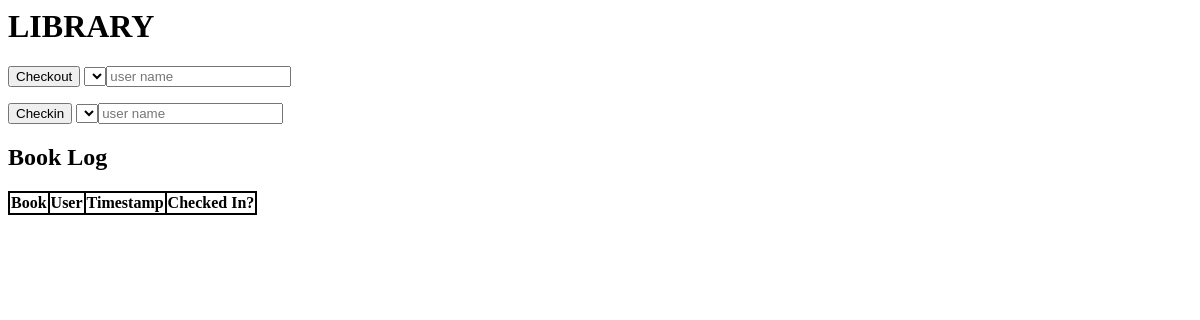
Before: /library/ with the older database file.
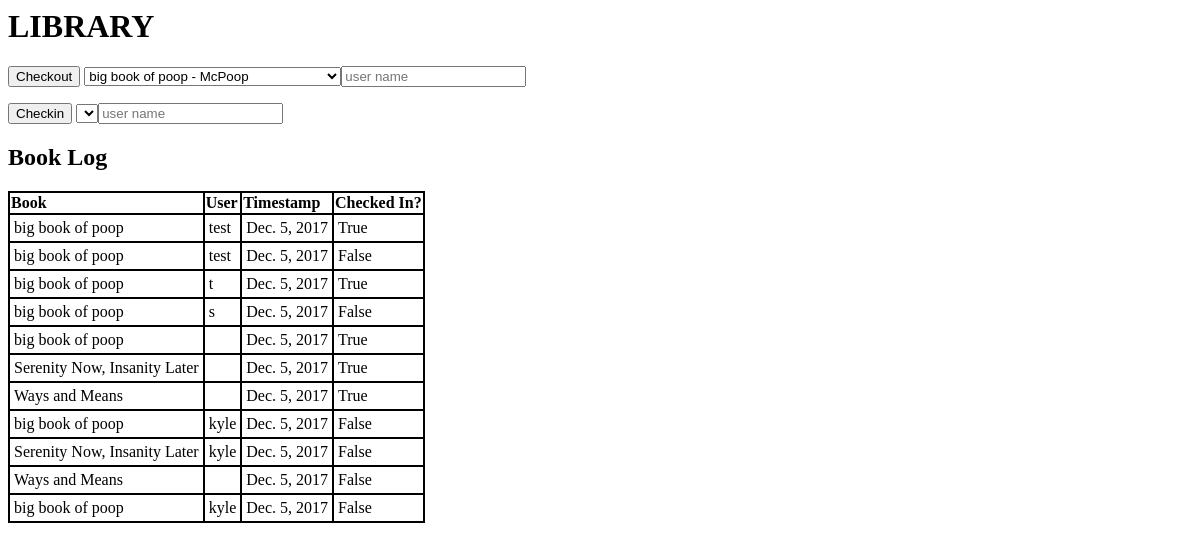
After: the same page with the newer database file.
### library/models.py (models this page shows)
class RentalStatus(models.Model):
    book = models.ForeignKey(Book, on_delete=models.CASCADE)
    checked_in = models.BooleanField()
    user = models.CharField(max_length=100, null=True)
    timestamp = models.DateField(default=timezone.now)

class Book (models.Model):
    title = models.CharField(max_length=100)
    pubDate = models.DateField()
    author = models.ForeignKey(Author)   # foreign key
    checked_in = models.BooleanField(default=True)
    user = models.CharField(max_length=100, null=True)
    timestamp = models.DateField(default=timezone.now)
    def __str__(self):
        return f'{self.title}'

### library/views.py (the view)
def index(request):
    checked_in_books = Book.objects.filter(checked_in=True)
    checked_out_books = Book.objects.filter(checked_in=False)
    history = RentalStatus.objects.all()
    return render(request, 'library/index.html', {'checked_in_books': checked_in_books,
                                                  'checked_out_books': checked_out_books,
                                                  'history': history})

### library/templates/library/index.html (shortened to what this page needs)
{% load static %}
<link rel="stylesheet" type="text/css" href="{% static 'library/style.css' %}" />
<h1>LIBRARY</h1>
<form action="{% url 'library:checkout' %}" method="post">
    <div class="dropdown">
      <button type="submit" class="dropbtn">Checkout</button>
      <select name="id">
          {% for book in checked_in_books %}
          <option value="{{book.id}}">{{book.title}} - {{book.author.lastName}}</option>
          {% endfor %}
        <input type="text" name="user" placeholder="user name"/>
      </select>
    </div>
</form>
<form action="{% url 'library:checkin' %}" method="post">
    <div class="dropdown">
      <button type="submit" class="dropbtn">Checkin</button>
      <select name="id">
        <input type="text" name="user" placeholder="user name"/>
      </select>
    </div>
</form>
<div>
    <h2>Book Log</h2>
    <table>
        <tr>
            <th>Book</th>
            <th>User</th>
            <th>Timestamp</th>
            <th>Checked In?</th>
        </tr>
            {% for status in history %}
        <tr>
            <td>{{status.book}}</td>
            <td>{{status.user}}</td>
            <td>{{status.timestamp}}</td>
            <td>{{status.checked_in}}</td>
        </tr>
    {% endfor %}
    </table>
</div>

### library/templates/library/index.html (style rules this page uses)
table { text-align:left; border-spacing: 0px; }
td { padding:4px; }
table, th, td { border: 0.5px solid black; }

Changed rows visible on the page:
added RentalStatus: book "big book of poop", user "test", timestamp "Dec. 5, 2017", checked_in "True"
added RentalStatus: book "big book of poop", user "test", timestamp "Dec. 5, 2017", checked_in "False"
added RentalStatus: book "big book of poop", user "t", timestamp "Dec. 5, 2017", checked_in "True"
added RentalStatus: book "big book of poop", user "s", timestamp "Dec. 5, 2017", checked_in "False"
added RentalStatus: book "big book of poop", timestamp "Dec. 5, 2017", checked_in "True"
added RentalStatus: book "Serenity Now, Insanity Later", timestamp "Dec. 5, 2017", checked_in "True"
added RentalStatus: book "Ways and Means", timestamp "Dec. 5, 2017", checked_in "True"
added RentalStatus: book "big book of poop", user "kyle", timestamp "Dec. 5, 2017", checked_in "False"
added RentalStatus: book "Serenity Now, Insanity Later", user "kyle", timestamp "Dec. 5, 2017", checked_in "False"
added RentalStatus: book "Ways and Means", timestamp "Dec. 5, 2017", checked_in "False"
added RentalStatus: book "big book of poop", user "kyle", timestamp "Dec. 5, 2017", checked_in "False"
Other visible differences:
form field id: (not shown) → "big book of poop - McPoop"
